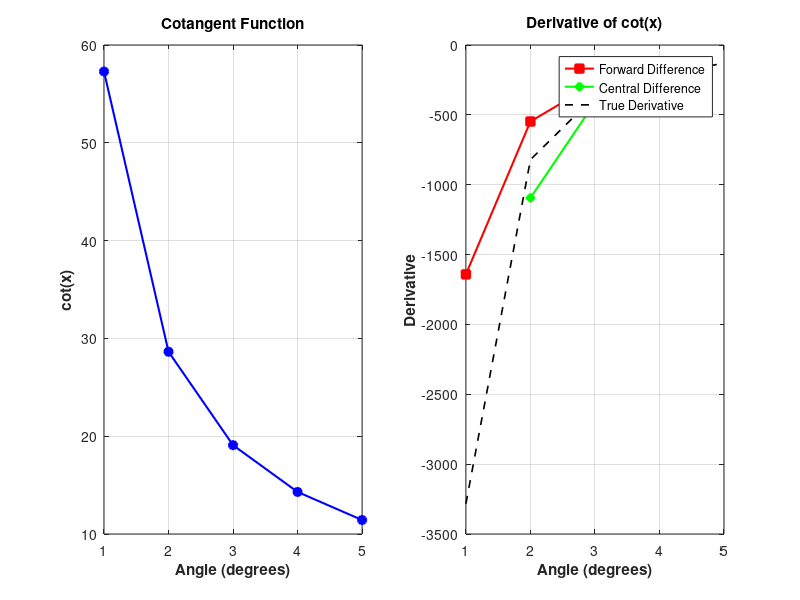

This chart was generated by the following MATLAB code:
%% Program to compute the numerical derivative of f(x) = cot(x)
%% using Forward and Central Difference Schemes
%%
%% Author: Sahil Raj
%% Assignment 5, Problem 3
%% Filename: a3.m

clc; clear; close all;

% Input: Angles in degrees
X_deg = [1; 2; 3; 4; 5];
X_rad = deg2rad(X_deg);          % convert to radians
F = cot(X_rad);                  % f(x) = cot(x)

% Forward Difference Derivative
N = length(X_deg);
dResF = zeros(N-1, 1);
for i = 1:N-1
    dResF(i) = (F(i+1) - F(i)) / (X_rad(i+1) - X_rad(i));
end
dXF = X_deg(1:N-1);

% Central Difference Derivative
dResC = zeros(N-2, 1);
for i = 2:N-1
    dResC(i-1) = (F(i+1) - F(i-1)) / (X_rad(i+1) - X_rad(i-1));
end
dXC = X_deg(2:N-1);

% True Derivative: f'(x) = -csc^2(x)
trueDeriv = -csc(X_rad).^2;

%% Plot function
subplot(1, 2, 1);
plot(X_deg, F, 'bo-', 'LineWidth', 1.5, 'MarkerFaceColor', 'b');
xlabel('Angle (degrees)', 'FontWeight', 'bold');
ylabel('cot(x)', 'FontWeight', 'bold');
title('Cotangent Function');
grid on;
set(gca, 'FontSize', 10);

%% Plot numerical derivatives vs true derivative
subplot(1, 2, 2);
plot(dXF, dResF, 'rs-', 'LineWidth', 1.5, 'MarkerFaceColor', 'r'); hold on;
plot(dXC, dResC, 'gd-', 'LineWidth', 1.5, 'MarkerFaceColor', 'g');
plot(X_deg, trueDeriv, 'k--', 'LineWidth', 1.2); % true derivative
xlabel('Angle (degrees)', 'FontWeight', 'bold');
ylabel('Derivative', 'FontWeight', 'bold');
title('Derivative of cot(x)');
legend('Forward Difference', 'Central Difference', 'True Derivative', 'Location', 'best');
grid on;
set(gca, 'FontSize', 10);

